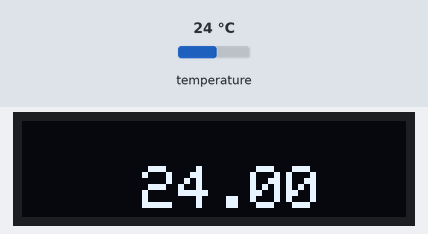
The sketch below on a simulated Arduino Uno, built with avr-gcc and run on an emulated ATmega328P. Parts: 128×32 one-colour display. The test bench sets the inputs (shaded band); at power-on: temperature 24 °C. What the sketch prints to the serial monitor is not drawn.

Above: at 1.4 s.
1.5 s: temperature set to 12 °C
At 3.0 s:
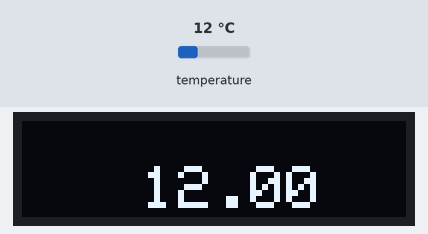
4.1 s: temperature set to 19 °C
At 4.8 s:
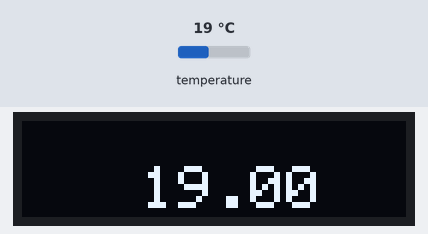
6.6 s: temperature set to 28 °C
At 8.3 s:
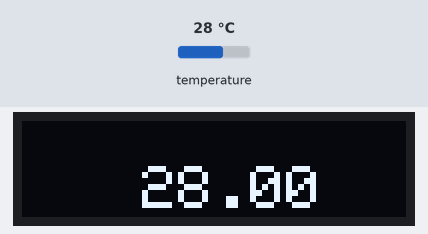
Timing chart, 0 to 9.8 s (numbered marks = the images above; inputs shaded):
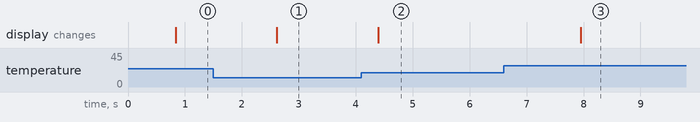

Measured:
- after the input at 1.5 s, the display: changes after 1.1 s (image 1)
- after the input at 4.1 s, the display: changes after 0.29 s (image 2)
- after the input at 6.6 s, the display: changes after 1.4 s (image 3)

The sketch:

Thermometer.ino
```cpp
// Benötigte Libraries werden importiert
#include <SPI.h>
#include <Wire.h>
#include <OneWire.h>
#include <DallasTemperature.h>
#include <Adafruit_GFX.h>
#include <Adafruit_SSD1306.h>

// Hier wird der Eingangs-Pin deklariert, an dem das Sensor-Modul angeschlossen ist
#define KY001_Signal_PIN 2

// Declaration for an SSD1306 display connected to I2C (SDA, SCL pins)
#define OLED_RESET     4 // Reset pin # (or -1 if sharing Arduino reset pin)
#define SCREEN_WIDTH 128 // OLED display width, in pixels
#define SCREEN_HEIGHT 32 // OLED display height, in pixels

OneWire oneWire(KY001_Signal_PIN);
DallasTemperature sensors(&oneWire);
Adafruit_SSD1306 display(SCREEN_WIDTH, SCREEN_HEIGHT, &Wire, OLED_RESET);

void setup() {
  // Initialisierung Serielle Ausgabe
  Serial.begin(9600);
  Serial.println("start thermometer");

  // initialisation of sensor
  sensors.begin();

  // SSD1306_SWITCHCAPVCC = generate display voltage from 3.3V internally
  if(!display.begin(SSD1306_SWITCHCAPVCC, 0x3C)) { // Address 0x3C for 128x32
    Serial.println(F("SSD1306 allocation failed"));
    for(;;); // Don't proceed, loop forever
  }

  // Show initial display buffer contents on the screen --
  // the library initializes this with an Adafruit splash screen.
  display.clearDisplay();
  display.display();
}

void loop() {
  // start temperature measurement
  sensors.requestTemperatures();
  // ... und gemessene Temperatur ausgeben
  //Serial.println(sensors.getTempCByIndex(0));

  display.clearDisplay();
  display.setCursor(40,15);             // Start at top-left corner
  display.setTextSize(2);             // Draw 2X-scale text
  display.setTextColor(SSD1306_WHITE);
  display.println(((float)((int)(sensors.getTempCByIndex(0)*100)))/100);

  display.display();

  delay(1000); // 5s Pause bis zur nächsten Messung
}
```
